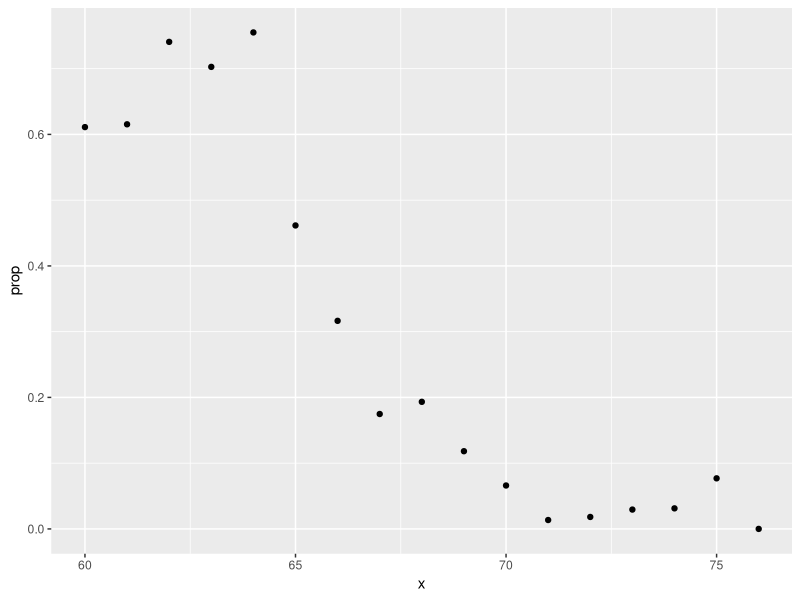
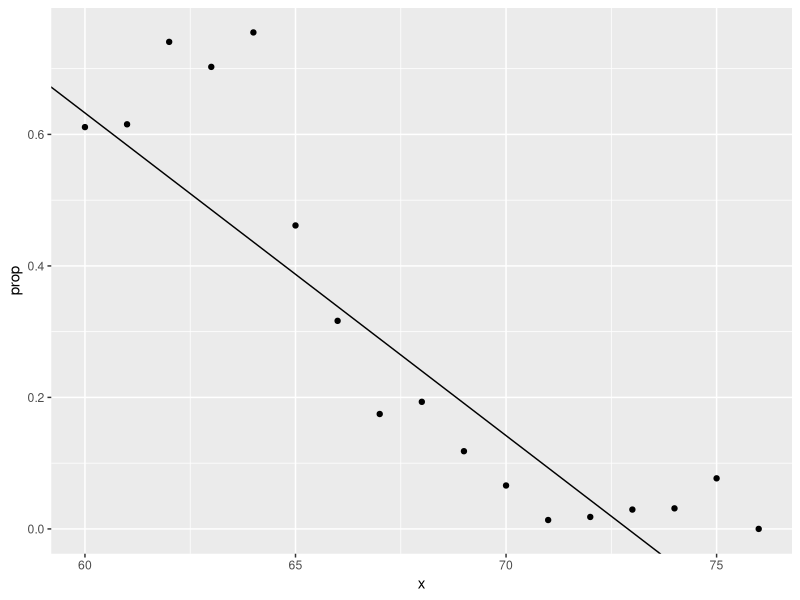
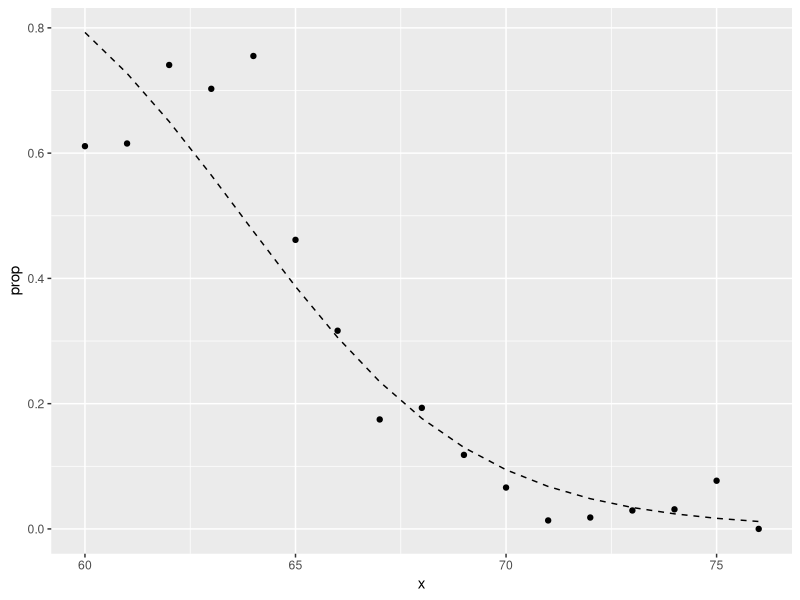

The R source for these figures, in order:
library(tidyverse)
library(caret)

library(dslabs)
data("heights")
y <- heights$height

#set.seed(2) #if you are using R 3.5 or earlier
set.seed(2, sample.kind = "Rounding") #if you are using R 3.6 or later

test_index <- createDataPartition(y, times = 1, p = 0.5, list = FALSE)
train_set <- heights %>% slice(-test_index)
test_set <- heights %>% slice(test_index)

train_set %>% 
  filter(round(height)==66) %>%
  summarize(y_hat = mean(sex=="Female"))

heights %>% 
  mutate(x = round(height)) %>%
  group_by(x) %>%
  filter(n() >= 10) %>%
  summarize(prop = mean(sex == "Female")) %>%
  ggplot(aes(x, prop)) +
  geom_point()
lm_fit <- mutate(train_set, y = as.numeric(sex == "Female")) %>% lm(y ~ height, data = .)
p_hat <- predict(lm_fit, test_set)
y_hat <- ifelse(p_hat > 0.5, "Female", "Male") %>% factor()
confusionMatrix(y_hat, test_set$sex)$overall["Accuracy"]


heights %>% 
  mutate(x = round(height)) %>%
  group_by(x) %>%
  filter(n() >= 10) %>%
  summarize(prop = mean(sex == "Female")) %>%
  ggplot(aes(x, prop)) +
  geom_point() + 
  geom_abline(intercept = lm_fit$coef[1], slope = lm_fit$coef[2])

range(p_hat)

# fit logistic regression model
glm_fit <- train_set %>% 
  mutate(y = as.numeric(sex == "Female")) %>%
  glm(y ~ height, data=., family = "binomial")

p_hat_logit <- predict(glm_fit, newdata = test_set, type = "response")

tmp <- heights %>% 
  mutate(x = round(height)) %>%
  group_by(x) %>%
  filter(n() >= 10) %>%
  summarize(prop = mean(sex == "Female")) 
logistic_curve <- data.frame(x = seq(min(tmp$x), max(tmp$x))) %>%
  mutate(p_hat = plogis(glm_fit$coef[1] + glm_fit$coef[2]*x))
tmp %>% 
  ggplot(aes(x, prop)) +
  geom_point() +
  geom_line(data = logistic_curve, mapping = aes(x, p_hat), lty = 2)

y_hat_logit <- ifelse(p_hat_logit > 0.5, "Female", "Male") %>% factor
confusionMatrix(y_hat_logit, test_set$sex)$overall[["Accuracy"]]
